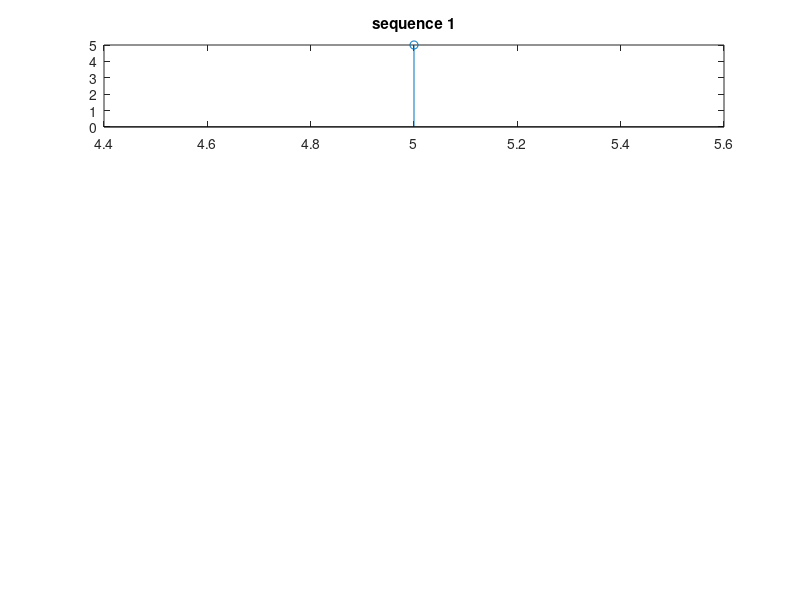

This chart was generated by the following MATLAB code: (Note: this script raises an error after producing the figure.)
clc;
clear all;
close all;
x = input('Enter sequence1')
y = input('Enter sequence2')
stx = input('Enter starting point of sequence1')

nx = stx:stx+length(x)-1

subplot(4,1,1)
stem(nx,x)
title('sequence 1')

%folding
x1 = fliplr(x);%flipped the sequence
n1 = fliplr(nx);%flipped the time span
n1 = -1.*n1; %negated the time span to get folding effect

%linear_convolution
conv_start = stx + sty;
conv_last = length(x)+length(x1)-1;
conv_n = conv_start:conv_start+conv_last-1;

conv_mat = zeros(length(x),length(x1));

for i=1:length(x)
    for j=1:length(x1)
        conv_mat(i,j) = x(i)*x1(j)%creating convolution matrix
    end
end

conv_sequence = zeros(1,conv_last)

for k=2:(conv_last+1)
    temp_sum = 0
    for i = 1:length(x)
        for j = 1:length(x1)
            if i+j == k
                temp_sum = temp_sum + conv_mat(i,j)%logic-only sum those elements whose sum of indices/location is equal to a value which is constant throughout the given diagonal.
            end
        end
    end
    conv_sequence(k-1) = temp_sum
end

subplot(4,1,3)
stem(conv_n, conv_sequence)
hold on
title('Auto-Correlation')
hold off